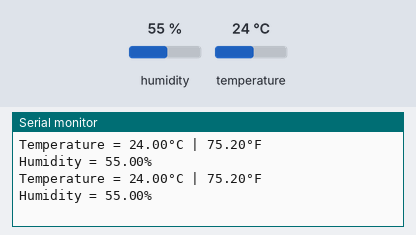
Bench run of a sketch on a simulated Arduino Uno, built with avr-gcc and run on an emulated ATmega328P. On the bench: the last lines printed to the serial monitor. Inputs (shaded band) come from the test bench; at power-on: humidity 55 %, temperature 24 °C.

Above: at 2.8 s.
2.9 s: humidity set to 22 %
At 4.7 s:
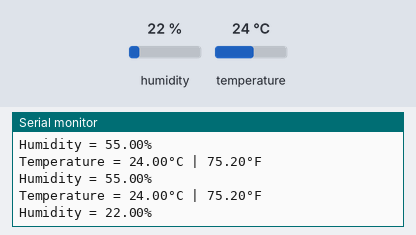
5.6 s: temperature set to 12 °C
At 7.2 s:
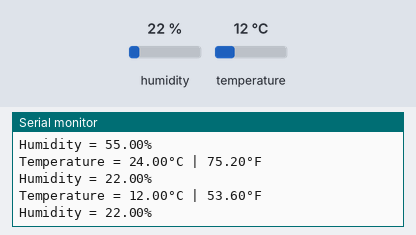
8.3 s: humidity set to 40 %
At 10.8 s:
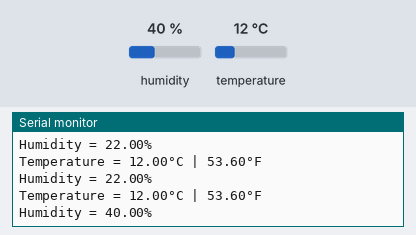
Timing chart, 0 to 12.3 s (numbered marks = the images above; inputs shaded):
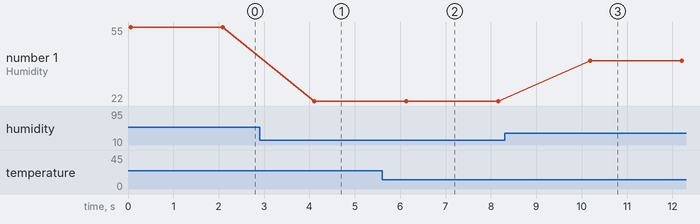

The sketch:

dht11_v2.ino
```cpp
#include <dht.h>  // 引入dht库
#define dhtPin 8  // 定义DHT11 DATA脚

dht DHT;      // 建立DHT对象

void setup() {
  Serial.begin(9600);
}

void loop() {
  int readData = DHT.read11(dhtPin);

  float TEMP = DHT.temperature;  // 读取温度值
  float HUMI = DHT.humidity;   // 读取湿度值

  Serial.print("Temperature = ");
  Serial.print(TEMP);
  Serial.print("°C | ");
  Serial.print((TEMP*9.0)/5.0+32.0); // 华氏度转换
  Serial.println("°F ");
  Serial.print("Humidity = ");
  Serial.print(HUMI);
  Serial.println("% ");
  Serial.println("");

  delay(2000); // 延迟等待下次读取数据
}
```

Measured:
- after the input at 2.9 s, the serial monitor: prints a new line after 1.2 s (image 1)
- after the input at 5.6 s, the serial monitor: prints a new line after 0.50 s (image 2)
- after the input at 8.3 s, the serial monitor: prints a new line after 1.9 s (image 3)
- plotted number 1: 55 → 22 after the input at 2.9 s, 22 → 40 after the input at 8.3 s
